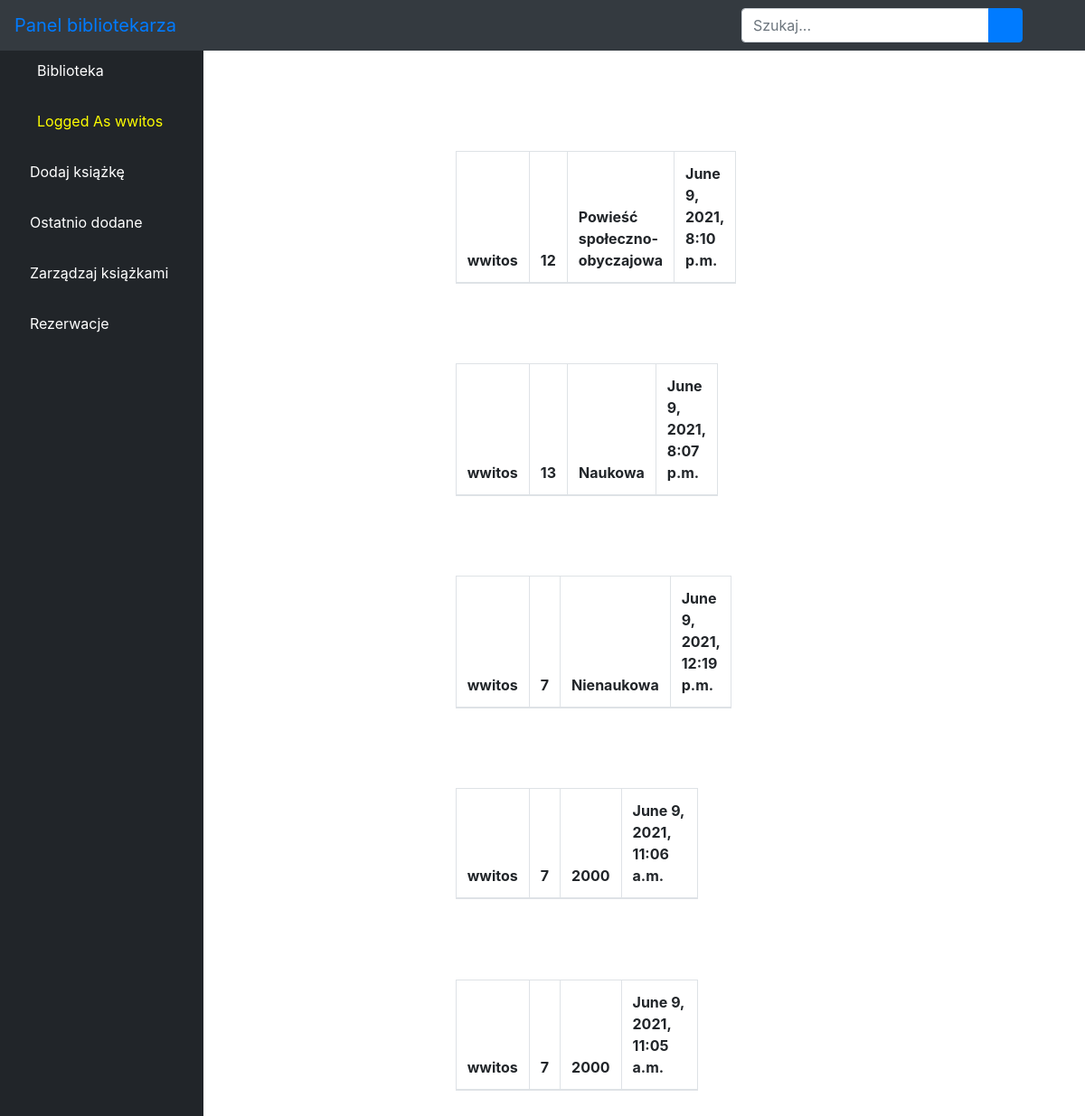
The app's page /ldrequest/ (signed in) with its own data.
### bookstore/models.py (models this page shows, shortened)
class User(AbstractUser):
    is_admin = models.BooleanField(default=False)
    is_publisher = models.BooleanField(default=False)
    is_librarian = models.BooleanField(default=False)
    is_user = models.BooleanField(default=False)
    is_marketing = models.BooleanField(default=False)
    class Meta:
        swappable = 'AUTH_USER_MODEL'

class BookReservation(models.Model):
    user = models.ForeignKey(User, on_delete=models.CASCADE)
    book_id = models.IntegerField(max_length=100)
    genre = models.CharField(max_length=100)
    reservation_date = models.DateTimeField(auto_now=True, null=True)

### bookstore/views.py (the view)
# urls.py: path('ldrequest/', views.LBookReservation.as_view(), name='ldrequest'),
class LBookReservation(LoginRequiredMixin,ListView):
	model = BookReservation
	template_name = 'librarian/delete_request.html'
	context_object_name = 'feedbacks'
	paginate_by = 5
	def get_queryset(self):
		return BookReservation.objects.order_by('-id')

### bookstore/templates/librarian/delete_request.html (shortened to what this page needs)
{% extends 'librarian/base.html' %}
{% block content %}
<div class="container-fluid">
<div class="row">
<div class="col-sm-3" style="color: red">
</div>
<div class="col-sm-6" style="padding-top: 25px">
<div class="card-body">
<div class="row">
    <div class="col-sm-8">
    {% for feedback in feedbacks %}
                <strong>
                    <table class="table table-bordered" id="dataTable" width="100%" cellspacing="0">
                      <thead>
                      <tr>
                        <th>{{ feedback.user }}</th>
                        <th>{{ feedback.book_id }}</th>
                        <th>{{ feedback.genre }}</th>
                        <th>{{ feedback.reservation_date }}</th>
                        </tr>
                      </thead>
                  </small></strong>
       <br><br><br>
    {% empty %}
    <h1 class="heading">Brak rezerwacji</h1><br>
    {% endfor %}
    <div class="col-sm-4"></div>
    </div>
                      </div>
                    </div>
                  </div>
</div>
</div>
</div>
{% endblock content %}

### bookstore/templates/librarian/base.html (shortened to what this page needs)
{% load static %}
<!DOCTYPE html>
<html lang="en">
<head>
    {% load static %}
    <link href="{% static 'vendor/fontawesome-free/css/all.min.css' %}" rel="stylesheet" type="text/css">
       <link rel="stylesheet" href="{% static 'assets/css/bootstrap.min.css' %}">
      <link rel="stylesheet" href="{% static 'assets/fonts/font-awesome-4.7.0/css/font-awesome.min.css' %}">
    <link href="{% static 'vendor/datatables/dataTables.bootstrap4.css' %}" rel="stylesheet">
    <link rel="stylesheet" type="text/css" href="{% static 'css/master.css' %}">
    <link href="{% static 'css/sb-admin.css' %}" rel="stylesheet">
</head>
<body id="page-top">
<nav class="navbar navbar-expand navbar-dark bg-dark fixed-top">
    <a class="navbar-brand mr-1 text-primary" href="">Panel bibliotekarza</a>
    <button class="btn btn-link btn-sm text-white order-1 order-sm-0" id="sidebarToggle" href="#">
        <i class="fas fa-bars"></i>
    </button>
      <form class="d-none d-md-inline-block form-inline ml-auto mr-0 mr-md-3 my-2 my-md-0" action="{% url 'lsearch' %}">
        <div class="input-group">
            <input type="text" class="form-control" name="query" placeholder="Szukaj..." aria-label="Search" aria-describedby="basic-addon2">
            <div class="input-group-append">
                <button class="btn btn-primary" type="submit">
                    <i class="fas fa-search"></i>
                </button>
            </div>
        </div>
    </form>
    <ul class="navbar-nav ml-auto ml-md-0">
        <li class="nav-item dropdown no-arrow">
            <a class="nav-link dropdown-toggle" href="#" id="userDropdown" role="button" data-toggle="dropdown" aria-haspopup="true" aria-expanded="false">
                <i class="fas fa-user-circle fa-fw text-primary"></i>
            </a>
        </li>
    </ul>
</nav>
<div id="wrapper" style="padding-top: 50px">
<ul class="sidebar navbar-nav">
    <li class="nav-item active">
        <a class="nav-link" href="{% url 'librarian' %}">
            <i class="fas fa-fw fa-tachometer-alt"></i>
            <span>Biblioteka</span>
        </a>
    </li>
    <li class="nav-item active">
        <a class="nav-link" href="">
            <i class="fas fa-user-circle fa-fw text-warning"></i>
            <span style="color: yellow">Logged As {{ user.username }}</span>
        </a>
        <li class="nav-item">
        <a class="nav-link" href="{% url 'labook_form' %}">
            <i class="fas fa-book text-primary"></i>
            <span style="color: white">Dodaj książkę</span>
        </a>
    </li>
    <li class="nav-item">
        <a class="nav-link" href="{% url 'llbook' %}">
            <i class="fas fa-book text-primary"></i>
            <span style="color: white">Ostatnio dodane</span>
        </a>
    </li>
      <li class="nav-item">
        <a class="nav-link" href="{% url 'lmbook' %}">
            <i class="fas fa-book text-primary"></i>
            <span style="color: white">Zarządzaj książkami</span>
        </a>
    </li>
     <li class="nav-item">
        <a class="nav-link" href="{% url 'ldrequest' %}">
            <i class="fas fa-book text-primary"></i>
            <span style="color: white">Rezerwacje</span>
        </a>
    </li>
</ul>
    {% block content %}{% endblock content %}

### static/css/master.css (style rules this page uses)
html { scroll-behavior: smooth; }
li { list-style-type: none; }

### bookstore/templates/librarian/base.html (style rules this page uses)
body { display: flex; flex-direction: column; min-height: 100vh; }

### records on screen
User: username "wwitos"
BookReservation: user "wwitos", book_id "12", genre "Powieść społeczno-obyczajowa", reservation_date "June 9, 2021, 8:10 p.m."
BookReservation: user "wwitos", book_id "13", genre "Naukowa", reservation_date "June 9, 2021, 8:07 p.m."
BookReservation: user "wwitos", book_id "7", genre "Nienaukowa", reservation_date "June 9, 2021, 12:19 p.m."
BookReservation: user "wwitos", book_id "7", genre "2000", reservation_date "June 9, 2021, 11:06 a.m."
BookReservation: user "wwitos", book_id "7", genre "2000", reservation_date "June 9, 2021, 11:05 a.m."
